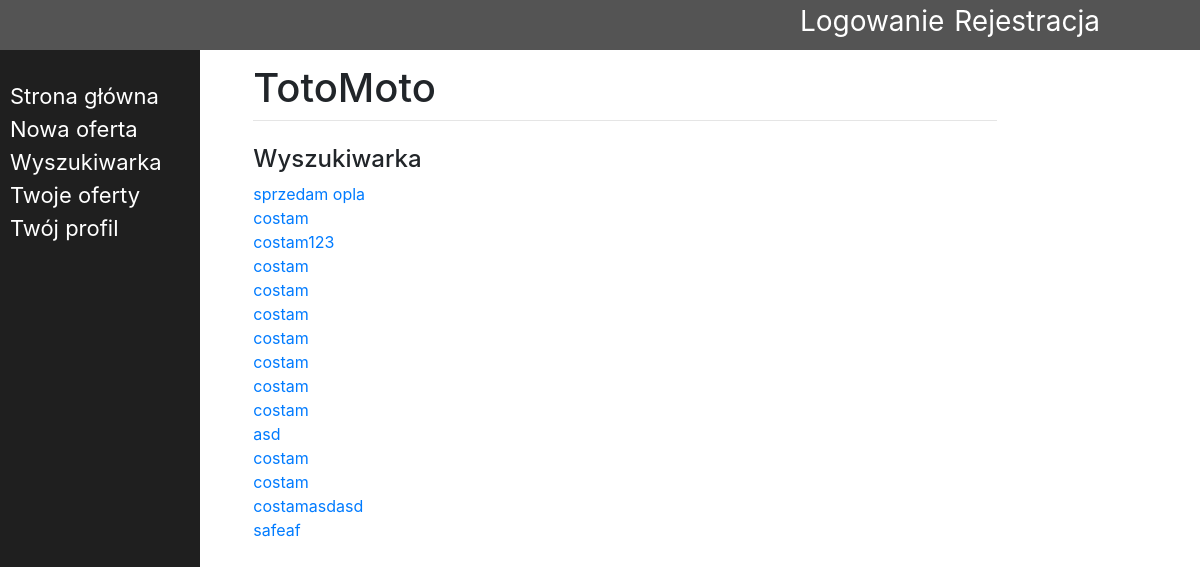
/search/, run on an earlier commit of the app's database.
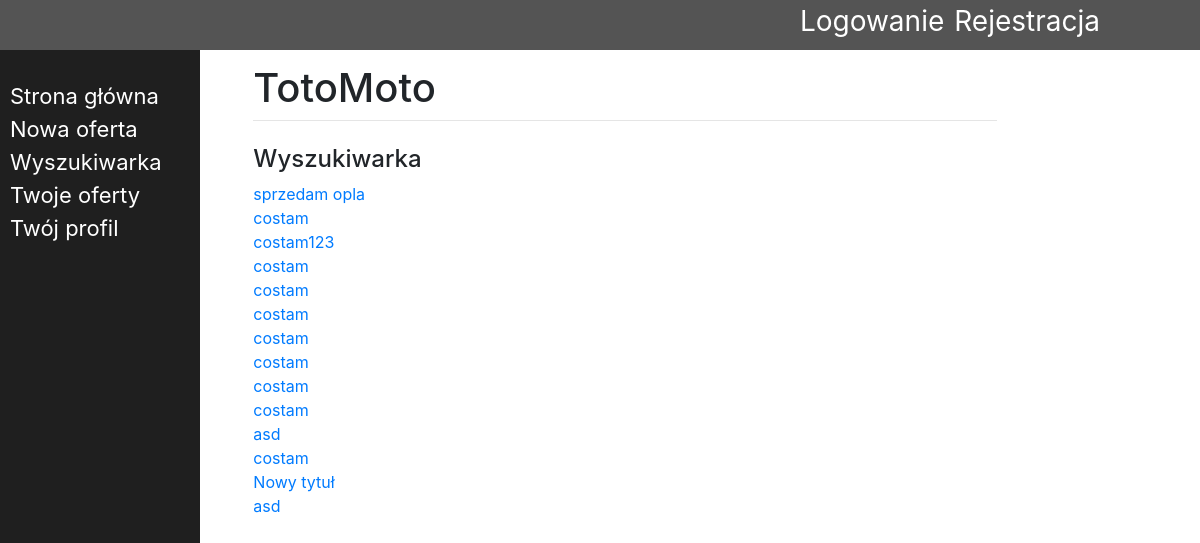
And on a later commit of the database.
### main/models.py (models this page shows, shortened)
class Offer(models.Model):
    user = models.ForeignKey(User, on_delete=models.CASCADE, related_name='offer', null=True)
    title = models.CharField(max_length=200, null=True)
    dsc = models.CharField(max_length=3000, null=True)
    category = models.CharField(max_length=30, null=True)
    marka = models.CharField(max_length=20, null=True)
    model = models.CharField(max_length=30, null=True)
    type = models.CharField(max_length=20, null=True)
    stan = models.BooleanField(null=True)
    prod_year = models.DateTimeField(null=True)
    mileage = models.IntegerField(null=True)
    cap = models.IntegerField(null=True)
    fuel = models.CharField(max_length=20, null=True)
    power = models.IntegerField(null=True)
    gear_box = models.CharField(max_length=20, null=True)
    colour = models.CharField(max_length=20, null=True)
    accident = models.BooleanField(null=True)
    price = models.IntegerField(null=True)
    created_at = models.DateTimeField(auto_now_add=True, null=True)

### main/views.py (the view)
# urls.py: path('search/', views.search, name='search'),
def search(response):
    list = Offer.objects.all()
    return render(response, 'main/search.html', {"list":list})

### main/templates/main/search.html (shortened to what this page needs)
{% extends 'main/base.html' %}
{% block content %}
<h4>Wyszukiwarka</h4>
{% for item in list %}
    <div>
        <a href="/{{item.id}}"> {{item.title}}
    </div>
{% endfor %}
{% endblock %}

What changed in the data, as far as the page shows it:
removed Offer: title "costam"
changed Offer: title "costamasdasd" → "Nowy tytuł"
changed Offer (number 14 of 14 on the later page): title "safeaf" → "asd"
